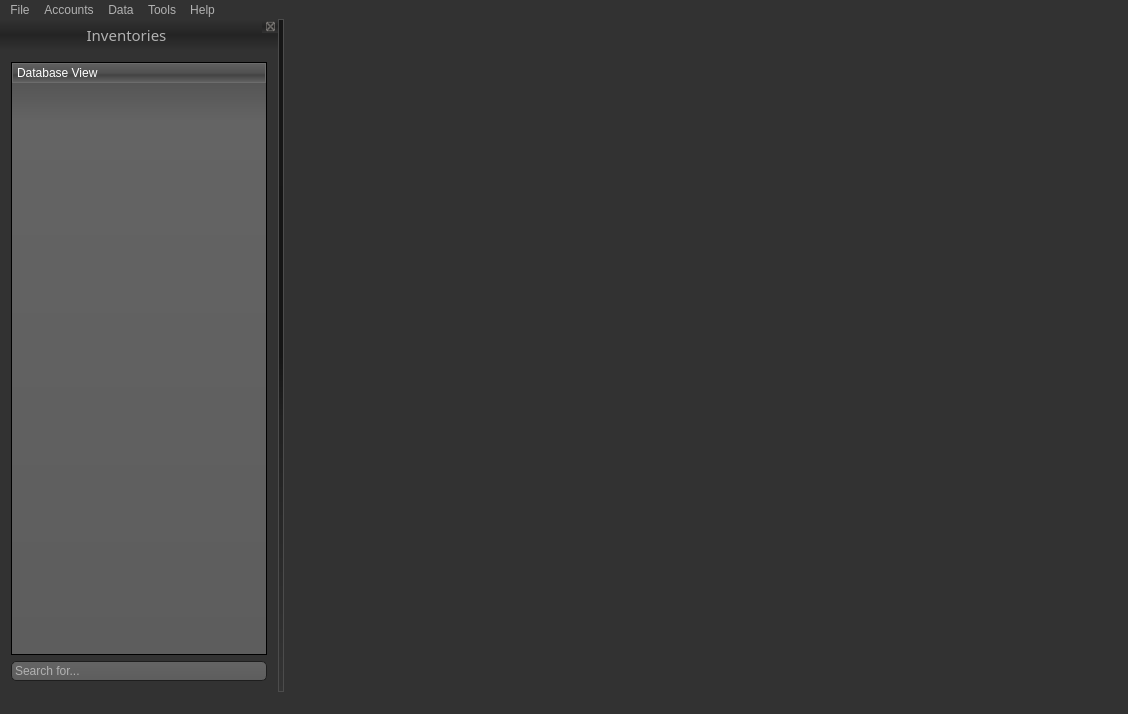
<?xml version="1.0" encoding="UTF-8"?>
<ui version="4.0">
 <class>MainWindow</class>
 <widget class="QMainWindow" name="MainWindow">
  <property name="geometry">
   <rect>
    <x>0</x>
    <y>0</y>
    <width>1128</width>
    <height>714</height>
   </rect>
  </property>
  <property name="focusPolicy">
   <enum>Qt::TabFocus</enum>
  </property>
  <property name="windowTitle">
   <string>Sanoxy</string>
  </property>
  <property name="styleSheet">
   <string notr="true">QToolTip
{
     border: 1px solid black;
     background-color: #ffa02f;
     padding: 1px;
     border-radius: 3px;
     opacity: 100;
}

QWidget
{
    color: #b1b1b1;
    background-color: #323232;
}

QWidget:item:hover
{
    background-color: QLinearGradient( x1: 0, y1: 0, x2: 0, y2: 1, stop: 0 #ffa02f, stop: 1 #ca0619);
    color: #000000;
}

QWidget:item:selected
{
    background-color: QLinearGradient( x1: 0, y1: 0, x2: 0, y2: 1, stop: 0 #ffa02f, stop: 1 #d7801a);
}

QMenuBar::item
{
    background: transparent;
}

QMenuBar::item:selected
{
    background: transparent;
    border: 1px solid #ffaa00;
}

QMenuBar::item:pressed
{
    background: #444;
    border: 1px solid #000;
    background-color: QLinearGradient(
        x1:0, y1:0,
        x2:0, y2:1,
        stop:1 #212121,
        stop:0.4 #343434/*,
        stop:0.2 #343434,
        stop:0.1 #ffaa00*/
    );
    margin-bottom:-1px;
    padding-bottom:1px;
}

QMenu
{
    border: 1px solid #000;
}

QMenu::item
{
    padding: 2px 20px 2px 20px;
}

QMenu::item:selected
{
    color: #000000;
}

QWidget:disabled
{
    color: #404040;
    background-color: #323232;
}

QAbstractItemView
{
    background-color: QLinearGradient( x1: 0, y1: 0, x2: 0, y2: 1, stop: 0 #4d4d4d, stop: 0.1 #646464, stop: 1 #5d5d5d);
    /*background-color: darkgray;*/
}

QWidget:focus
{
    /*border: 2px solid QLinearGradient( x1: 0, y1: 0, x2: 0, y2: 1, stop: 0 #ffa02f, stop: 1 #d7801a);*/
}

QLineEdit
{
    background-color: QLinearGradient( x1: 0, y1: 0, x2: 0, y2: 1, stop: 0 #4d4d4d, stop: 0 #646464, stop: 1 #5d5d5d);
    padding: 1px;
    border-style: solid;
    border: 1px solid #1e1e1e;
    border-radius: 5;
}

QPushButton
{
    color: #b1b1b1;
    background-color: QLinearGradient( x1: 0, y1: 0, x2: 0, y2: 1, stop: 0 #565656, stop: 0.1 #525252, stop: 0.5 #4e4e4e, stop: 0.9 #4a4a4a, stop: 1 #464646);
    border-width: 1px;
    border-color: #1e1e1e;
    border-style: solid;
    border-radius: 6;
    padding: 3px;
    font-size: 12px;
    padding-left: 5px;
    padding-right: 5px;
}

QPushButton:pressed
{
    background-color: QLinearGradient( x1: 0, y1: 0, x2: 0, y2: 1, stop: 0 #2d2d2d, stop: 0.1 #2b2b2b, stop: 0.5 #292929, stop: 0.9 #282828, stop: 1 #252525);
}

QComboBox
{
    selection-background-color: #ffaa00;
    background-color: QLinearGradient( x1: 0, y1: 0, x2: 0, y2: 1, stop: 0 #565656, stop: 0.1 #525252, stop: 0.5 #4e4e4e, stop: 0.9 #4a4a4a, stop: 1 #464646);
    border-style: solid;
    border: 1px solid #1e1e1e;
    border-radius: 5;
}

QComboBox:hover,QPushButton:hover
{
    border: 2px solid QLinearGradient( x1: 0, y1: 0, x2: 0, y2: 1, stop: 0 #ffa02f, stop: 1 #d7801a);
}


QComboBox:on
{
    padding-top: 3px;
    padding-left: 4px;
    background-color: QLinearGradient( x1: 0, y1: 0, x2: 0, y2: 1, stop: 0 #2d2d2d, stop: 0.1 #2b2b2b, stop: 0.5 #292929, stop: 0.9 #282828, stop: 1 #252525);
    selection-background-color: #ffaa00;
}

QComboBox QAbstractItemView
{
    border: 2px solid darkgray;
    selection-background-color: QLinearGradient( x1: 0, y1: 0, x2: 0, y2: 1, stop: 0 #ffa02f, stop: 1 #d7801a);
}

QComboBox::drop-down
{
     subcontrol-origin: padding;
     subcontrol-position: top right;
     width: 15px;

     border-left-width: 0px;
     border-left-color: darkgray;
     border-left-style: solid; /* just a single line */
     border-top-right-radius: 3px; /* same radius as the QComboBox */
     border-bottom-right-radius: 3px;
 }

QComboBox::down-arrow
{
     image: url(:/down_arrow.png);
}

QGroupBox:focus
{
border: 2px solid QLinearGradient( x1: 0, y1: 0, x2: 0, y2: 1, stop: 0 #ffa02f, stop: 1 #d7801a);
}

QTextEdit:focus
{
    border: 2px solid QLinearGradient( x1: 0, y1: 0, x2: 0, y2: 1, stop: 0 #ffa02f, stop: 1 #d7801a);
}

QScrollBar:horizontal {
     border: 1px solid #222222;
     background: QLinearGradient( x1: 0, y1: 0, x2: 0, y2: 1, stop: 0.0 #121212, stop: 0.2 #282828, stop: 1 #484848);
     height: 7px;
     margin: 0px 16px 0 16px;
}

QScrollBar::handle:horizontal
{
      background: QLinearGradient( x1: 0, y1: 0, x2: 1, y2: 0, stop: 0 #ffa02f, stop: 0.5 #d7801a, stop: 1 #ffa02f);
      min-height: 20px;
      border-radius: 2px;
}

QScrollBar::add-line:horizontal {
      border: 1px solid #1b1b19;
      border-radius: 2px;
      background: QLinearGradient( x1: 0, y1: 0, x2: 1, y2: 0, stop: 0 #ffa02f, stop: 1 #d7801a);
      width: 14px;
      subcontrol-position: right;
      subcontrol-origin: margin;
}

QScrollBar::sub-line:horizontal {
      border: 1px solid #1b1b19;
      border-radius: 2px;
      background: QLinearGradient( x1: 0, y1: 0, x2: 1, y2: 0, stop: 0 #ffa02f, stop: 1 #d7801a);
      width: 14px;
     subcontrol-position: left;
     subcontrol-origin: margin;
}

QScrollBar::right-arrow:horizontal, QScrollBar::left-arrow:horizontal
{
      border: 1px solid black;
      width: 1px;
      height: 1px;
      background: white;
}

QScrollBar::add-page:horizontal, QScrollBar::sub-page:horizontal
{
      background: none;
}

QScrollBar:vertical
{
      background: QLinearGradient( x1: 0, y1: 0, x2: 1, y2: 0, stop: 0.0 #121212, stop: 0.2 #282828, stop: 1 #484848);
      width: 7px;
      margin: 16px 0 16px 0;
      border: 1px solid #222222;
}

QScrollBar::handle:vertical
{
      background: QLinearGradient( x1: 0, y1: 0, x2: 0, y2: 1, stop: 0 #ffa02f, stop: 0.5 #d7801a, stop: 1 #ffa02f);
      min-height: 20px;
      border-radius: 2px;
}

QScrollBar::add-line:vertical
{
      border: 1px solid #1b1b19;
      border-radius: 2px;
      background: QLinearGradient( x1: 0, y1: 0, x2: 0, y2: 1, stop: 0 #ffa02f, stop: 1 #d7801a);
      height: 14px;
      subcontrol-position: bottom;
      subcontrol-origin: margin;
}

QScrollBar::sub-line:vertical
{
      border: 1px solid #1b1b19;
      border-radius: 2px;
      background: QLinearGradient( x1: 0, y1: 0, x2: 0, y2: 1, stop: 0 #d7801a, stop: 1 #ffa02f);
      height: 14px;
      subcontrol-position: top;
      subcontrol-origin: margin;
}

QScrollBar::up-arrow:vertical, QScrollBar::down-arrow:vertical
{
      border: 1px solid black;
      width: 1px;
      height: 1px;
      background: white;
}


QScrollBar::add-page:vertical, QScrollBar::sub-page:vertical
{
      background: none;
}

QTextEdit
{
    background-color: #242424;
}

QPlainTextEdit
{
    background-color: #242424;
}

QHeaderView::section
{
    background-color: QLinearGradient(x1:0, y1:0, x2:0, y2:1, stop:0 #616161, stop: 0.5 #505050, stop: 0.6 #434343, stop:1 #656565);
    color: white;
    padding-left: 4px;
    border: 1px solid #6c6c6c;
}

QCheckBox:disabled
{
color: #414141;
}

QDockWidget::title
{
    text-align: center;
    spacing: 3px; /* spacing between items in the tool bar */
  	padding-top: 5px;
  	padding-bottom: 5px;
    background-color: QLinearGradient(x1:0, y1:0, x2:0, y2:1, stop:0 #323232, stop: 0.5 #242424, stop:1 #323232);
}

QDockWidget::close-button, QDockWidget::float-button
{
    text-align: center;
    spacing: 1px; /* spacing between items in the tool bar */
    background-color: QLinearGradient(x1:0, y1:0, x2:0, y2:1, stop:0 #323232, stop: 0.5 #242424, stop:1 #323232);
}

QDockWidget::close-button:hover, QDockWidget::float-button:hover
{
    background: #242424;
}

QDockWidget::close-button:pressed, QDockWidget::float-button:pressed
{
    padding: 1px -1px -1px 1px;
}

QMainWindow::separator
{
    background-color: QLinearGradient(x1:0, y1:0, x2:0, y2:1, stop:0 #161616, stop: 0.5 #151515, stop: 0.6 #212121, stop:1 #343434);
    color: white;
    padding-left: 4px;
    border: 1px solid #4c4c4c;
    spacing: 3px; /* spacing between items in the tool bar */
}

QMainWindow::separator:hover
{

    background-color: QLinearGradient(x1:0, y1:0, x2:0, y2:1, stop:0 #d7801a, stop:0.5 #b56c17 stop:1 #ffa02f);
    color: white;
    padding-left: 4px;
    border: 1px solid #6c6c6c;
    spacing: 3px; /* spacing between items in the tool bar */
}

QToolBar::handle
{
     spacing: 3px; /* spacing between items in the tool bar */
     background: url(:/images/handle.png);
}

QMenu::separator
{
    height: 2px;
    background-color: QLinearGradient(x1:0, y1:0, x2:0, y2:1, stop:0 #161616, stop: 0.5 #151515, stop: 0.6 #212121, stop:1 #343434);
    color: white;
    padding-left: 4px;
    margin-left: 10px;
    margin-right: 5px;
}

QProgressBar
{
    border: 2px solid grey;
    border-radius: 5px;
    text-align: center;
}

QProgressBar::chunk
{
    background-color: #d7801a;
    width: 2.15px;
    margin: 0.5px;
}

QTabBar::tab {
    color: #b1b1b1;
    border: 1px solid #444;
    border-bottom-style: none;
    background-color: #323232;
    padding-left: 10px;
    padding-right: 10px;
    padding-top: 3px;
    padding-bottom: 2px;
    margin-right: -1px;
}

QTabWidget::pane {
    border: 1px solid #444;
    top: 1px;
}

QTabBar::tab:last
{
    margin-right: 0; /* the last selected tab has nothing to overlap with on the right */
    border-top-right-radius: 3px;
}

QTabBar::tab:first:!selected
{
 margin-left: 0px; /* the last selected tab has nothing to overlap with on the right */


    border-top-left-radius: 3px;
}

QTabBar::tab:!selected
{
    color: #b1b1b1;
    border-bottom-style: solid;
    margin-top: 3px;
    background-color: QLinearGradient(x1:0, y1:0, x2:0, y2:1, stop:1 #212121, stop:.4 #343434);
}

QTabBar::tab:selected
{
    border-top-left-radius: 3px;
    border-top-right-radius: 3px;
    margin-bottom: 0px;
}

QTabBar::tab:!selected:hover
{
    /*border-top: 2px solid #ffaa00;
    padding-bottom: 3px;*/
    border-top-left-radius: 3px;
    border-top-right-radius: 3px;
    background-color: QLinearGradient(x1:0, y1:0, x2:0, y2:1, stop:1 #212121, stop:0.4 #343434, stop:0.2 #343434, stop:0.1 #ffaa00);
}

QRadioButton::indicator:checked, QRadioButton::indicator:unchecked{
    color: #b1b1b1;
    background-color: #323232;
    border: 1px solid #b1b1b1;
    border-radius: 6px;
}

QRadioButton::indicator:checked
{
    background-color: qradialgradient(
        cx: 0.5, cy: 0.5,
        fx: 0.5, fy: 0.5,
        radius: 1.0,
        stop: 0.25 #ffaa00,
        stop: 0.3 #323232
    );
}

QCheckBox::indicator{
    color: #b1b1b1;
    background-color: #323232;
    border: 1px solid #b1b1b1;
    width: 9px;
    height: 9px;
}

QRadioButton::indicator
{
    border-radius: 6px;
}

QRadioButton::indicator:hover, QCheckBox::indicator:hover
{
    border: 1px solid #ffaa00;
}

QCheckBox::indicator:checked
{
    image:url(:/images/checkbox.png);
}

QCheckBox::indicator:disabled, QRadioButton::indicator:disabled
{
    border: 1px solid #444;
}</string>
  </property>
  <widget class="QWidget" name="centralWidget">
   <layout class="QHBoxLayout" name="main_window_layout"/>
  </widget>
  <widget class="QMenuBar" name="menuBar">
   <property name="geometry">
    <rect>
     <x>0</x>
     <y>0</y>
     <width>1128</width>
     <height>22</height>
    </rect>
   </property>
   <widget class="QMenu" name="menuFile">
    <property name="title">
     <string>File</string>
    </property>
    <widget class="QMenu" name="menuImport">
     <property name="title">
      <string>Import Data</string>
     </property>
     <addaction name="import_master_listings"/>
     <addaction name="import_system_backup"/>
    </widget>
    <widget class="QMenu" name="menuExport">
     <property name="title">
      <string>Export Data</string>
     </property>
     <addaction name="export_system_backup"/>
    </widget>
    <addaction name="actionCreate_New_Database"/>
    <addaction name="actionOpen_Database"/>
    <addaction name="actionDelete_Database"/>
    <addaction name="separator"/>
    <addaction name="menuImport"/>
    <addaction name="menuExport"/>
    <addaction name="separator"/>
    <addaction name="actionPreferences"/>
    <addaction name="actionExit"/>
   </widget>
   <widget class="QMenu" name="menuTools">
    <property name="title">
     <string>Data</string>
    </property>
    <addaction name="actionUndo"/>
    <addaction name="actionRedo"/>
    <addaction name="separator"/>
    <addaction name="publish"/>
    <addaction name="open_history"/>
   </widget>
   <widget class="QMenu" name="menuAbout">
    <property name="title">
     <string>Help</string>
    </property>
    <addaction name="actionServer_Connection"/>
    <addaction name="separator"/>
    <addaction name="help_about"/>
   </widget>
   <widget class="QMenu" name="menuAccount_Manager">
    <property name="title">
     <string>Accounts</string>
    </property>
    <addaction name="actionCreate_Account"/>
    <addaction name="actionLogout"/>
    <addaction name="separator"/>
    <addaction name="actionManage_Other_Account"/>
   </widget>
   <widget class="QMenu" name="menuTools_2">
    <property name="title">
     <string>Tools</string>
    </property>
    <addaction name="actionPrint_Barcode"/>
    <addaction name="actionPrint_Shipping_Label"/>
    <addaction name="actionPrint_statistics"/>
   </widget>
   <addaction name="menuFile"/>
   <addaction name="menuAccount_Manager"/>
   <addaction name="menuTools"/>
   <addaction name="menuTools_2"/>
   <addaction name="menuAbout"/>
  </widget>
  <widget class="QStatusBar" name="statusBar"/>
  <widget class="QDockWidget" name="dockWidget">
   <property name="font">
    <font>
     <family>Umpush</family>
     <pointsize>11</pointsize>
    </font>
   </property>
   <property name="windowTitle">
    <string>Inventories</string>
   </property>
   <attribute name="dockWidgetArea">
    <number>1</number>
   </attribute>
   <widget class="QWidget" name="dockWidgetContents_2">
    <layout class="QVBoxLayout" name="verticalLayout">
     <item>
      <widget class="QTreeWidget" name="inventory_browser">
       <column>
        <property name="text">
         <string>Database View</string>
        </property>
       </column>
      </widget>
     </item>
     <item>
      <widget class="QLineEdit" name="search_box">
       <property name="enabled">
        <bool>true</bool>
       </property>
       <property name="focusPolicy">
        <enum>Qt::ClickFocus</enum>
       </property>
       <property name="text">
        <string>Search for...</string>
       </property>
      </widget>
     </item>
    </layout>
   </widget>
  </widget>
  <action name="open_account_manager">
   <property name="text">
    <string>Account Manager</string>
   </property>
  </action>
  <action name="import_master_listings">
   <property name="text">
    <string>Master Excel</string>
   </property>
  </action>
  <action name="import_system_backup">
   <property name="text">
    <string>System Backup</string>
   </property>
  </action>
  <action name="export_system_backup">
   <property name="text">
    <string>System Backup</string>
   </property>
  </action>
  <action name="help_about">
   <property name="text">
    <string>About</string>
   </property>
  </action>
  <action name="open_server_connection">
   <property name="text">
    <string>Server Connection</string>
   </property>
  </action>
  <action name="publish">
   <property name="text">
    <string>Publish</string>
   </property>
  </action>
  <action name="open_history">
   <property name="text">
    <string>History</string>
   </property>
  </action>
  <action name="revert_to_last_commit">
   <property name="text">
    <string>Revert to Last Commit</string>
   </property>
  </action>
  <action name="commit">
   <property name="text">
    <string>Commit to Database</string>
   </property>
  </action>
  <action name="actionServer_Connection">
   <property name="text">
    <string>Server Connection</string>
   </property>
  </action>
  <action name="actionCreate_Account">
   <property name="text">
    <string>My Account</string>
   </property>
  </action>
  <action name="actionLogout">
   <property name="text">
    <string>Logout</string>
   </property>
  </action>
  <action name="actionManage_Other_Account">
   <property name="text">
    <string>Open Account Manager</string>
   </property>
  </action>
  <action name="actionExit">
   <property name="text">
    <string>Quit</string>
   </property>
  </action>
  <action name="actionCreate_New_Database">
   <property name="text">
    <string>Create New Database</string>
   </property>
  </action>
  <action name="actionPreferences">
   <property name="text">
    <string>Preferences</string>
   </property>
  </action>
  <action name="actionOpen_Database">
   <property name="text">
    <string>Open Database</string>
   </property>
  </action>
  <action name="actionDelete_Database">
   <property name="text">
    <string>Delete Current Database</string>
   </property>
  </action>
  <action name="actionPrint_Barcode">
   <property name="text">
    <string>Print Barcode</string>
   </property>
  </action>
  <action name="actionPrint_Shipping_Label">
   <property name="text">
    <string>Print Shipping Label</string>
   </property>
  </action>
  <action name="actionPrint_statistics">
   <property name="text">
    <string>Print Statistics</string>
   </property>
  </action>
  <action name="actionUndo">
   <property name="text">
    <string>Undo</string>
   </property>
  </action>
  <action name="actionRedo">
   <property name="text">
    <string>Redo</string>
   </property>
  </action>
 </widget>
 <layoutdefault spacing="6" margin="11"/>
 <resources/>
 <connections/>
</ui>
